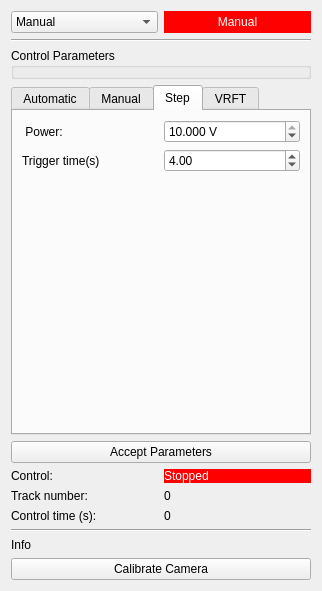
<?xml version="1.0" encoding="UTF-8"?>
<ui version="4.0">
 <class>Control</class>
 <widget class="QWidget" name="Control">
  <property name="geometry">
   <rect>
    <x>0</x>
    <y>0</y>
    <width>322</width>
    <height>591</height>
   </rect>
  </property>
  <property name="windowTitle">
   <string>Control</string>
  </property>
  <layout class="QVBoxLayout" name="verticalLayout">
   <item>
    <layout class="QHBoxLayout" name="horizontalLayout_2">
     <item>
      <widget class="QComboBox" name="btnMode">
       <item>
        <property name="text">
         <string>Manual</string>
        </property>
       </item>
       <item>
        <property name="text">
         <string>Automatic</string>
        </property>
       </item>
       <item>
        <property name="text">
         <string>Step</string>
        </property>
       </item>
       <item>
        <property name="text">
         <string>VRFT</string>
        </property>
       </item>  
      </widget>
     </item>
     <item>
      <widget class="QLabel" name="lblStatus">
       <property name="styleSheet">
        <string notr="true">background-color: rgb(255, 0, 0);
color: rgb(255, 255, 255);</string>
       </property>
       <property name="text">
        <string>Manual</string>
       </property>
       <property name="alignment">
        <set>Qt::AlignCenter</set>
       </property>
      </widget>
     </item>
    </layout>
   </item>
   <item>
    <widget class="Line" name="line_2">
     <property name="orientation">
      <enum>Qt::Horizontal</enum>
     </property>
    </widget>
   </item>
   <item>
    <widget class="QGroupBox" name="grpControl">
     <property name="title">
      <string>Control Parameters</string>
     </property>
     <layout class="QVBoxLayout" name="verticalLayout_2">
      <property name="leftMargin">
       <number>0</number>
      </property>
      <property name="topMargin">
       <number>6</number>
      </property>
      <property name="rightMargin">
       <number>6</number>
      </property>
      <property name="bottomMargin">
       <number>0</number>
      </property>
     </layout>
    </widget>
   </item>
   <item>
    <widget class="QTabWidget" name="tbParams">
     <property name="currentIndex">
      <number>2</number>
     </property>
     <widget class="QWidget" name="tab">
      <attribute name="title">
       <string>Automatic</string>
      </attribute>
      <layout class="QGridLayout" name="gridLayout_4">
       <item row="0" column="0">
        <layout class="QGridLayout" name="gridLayout_3">
         <item row="0" column="0">
          <widget class="QLabel" name="lblWidth">
           <property name="text">
            <string> Width:</string>
           </property>
          </widget>
         </item>
         <item row="0" column="1">
          <widget class="QDoubleSpinBox" name="sbWidth">
           <property name="decimals">
            <number>3</number>
           </property>
           <property name="maximum">
            <double>1000.000000000000000</double>
           </property>
           <property name="value">
            <double>3.000000000000000</double>
           </property>
          </widget>
         </item>
         <item row="4" column="0">
          <widget class="QLabel" name="lblKd">
           <property name="text">
            <string> Kd:</string>
           </property>
          </widget>
         </item>
         <item row="4" column="1">
          <widget class="QDoubleSpinBox" name="sbKd">
           <property name="enabled">
            <bool>true</bool>
           </property>
           <property name="maximum">
            <double>1000.000000000000000</double>
           </property>
          </widget>
         </item>
         <item row="2" column="1">
          <widget class="QDoubleSpinBox" name="sbKp">
           <property name="enabled">
            <bool>true</bool>
           </property>
           <property name="maximum">
            <double>1000.000000000000000</double>
           </property>
           <property name="value">
            <double>5.000000000000000</double>
           </property>
          </widget>
         </item>
         <item row="3" column="1">
          <widget class="QDoubleSpinBox" name="sbKi">
           <property name="enabled">
            <bool>true</bool>
           </property>
           <property name="maximum">
            <double>1000.000000000000000</double>
           </property>
           <property name="value">
            <double>100.000000000000000</double>
           </property>
          </widget>
         </item>
         <item row="3" column="0">
          <widget class="QLabel" name="lblKi">
           <property name="text">
            <string> Ki: </string>
           </property>
          </widget>
         </item>
         <item row="2" column="0">
          <widget class="QLabel" name="lblKp">
           <property name="text">
            <string> Kp: </string>
           </property>
          </widget>
         </item>
         <item row="7" column="1">
          <widget class="QDoubleSpinBox" name="sbTrack"/>
         </item>
         <item row="7" column="0">
          <widget class="QLabel" name="lblTrack_2">
           <property name="text">
            <string>Track lenght(s):</string>
           </property>
          </widget>
         </item>
         <item row="5" column="1">
          <widget class="Line" name="line_4">
           <property name="orientation">
            <enum>Qt::Horizontal</enum>
           </property>
          </widget>
         </item>
         <item row="5" column="0">
          <widget class="Line" name="line">
           <property name="orientation">
            <enum>Qt::Horizontal</enum>
           </property>
          </widget>
         </item>
         <item row="1" column="0">
          <widget class="Line" name="line_5">
           <property name="orientation">
            <enum>Qt::Horizontal</enum>
           </property>
          </widget>
         </item>
         <item row="1" column="1">
          <widget class="Line" name="line_6">
           <property name="orientation">
            <enum>Qt::Horizontal</enum>
           </property>
          </widget>
         </item>
         <item row="6" column="0">
          <widget class="QLabel" name="lblMode">
           <property name="text">
            <string>Mode:</string>
           </property>
          </widget>
         </item>
         <item row="6" column="1">
          <widget class="QComboBox" name="btnAuto">
           <item>
            <property name="text">
             <string>Continuous</string>
            </property>
           </item>
           <item>
            <property name="text">
             <string>Tracks</string>
            </property>
           </item>
          </widget>
         </item>
        </layout>
       </item>
      </layout>
     </widget>
     <widget class="QWidget" name="tab_2">
      <attribute name="title">
       <string>Manual</string>
      </attribute>
      <layout class="QVBoxLayout" name="verticalLayout_5">
       <item>
        <layout class="QGridLayout" name="gridLayout_2">
         <item row="0" column="1">
          <widget class="QDoubleSpinBox" name="sbPower">
           <property name="font">
            <font>
             <weight>50</weight>
             <bold>false</bold>
            </font>
           </property>
           <property name="suffix">
            <string> V</string>
           </property>
           <property name="decimals">
            <number>3</number>
           </property>
           <property name="maximum">
            <double>10.000000000000000</double>
           </property>
           <property name="singleStep">
            <double>0.100000000000000</double>
           </property>
           <property name="value">
            <double>1.000000000000000</double>
           </property>
          </widget>
         </item>
         <item row="0" column="0">
          <widget class="QLabel" name="lblPower">
           <property name="font">
            <font>
             <weight>50</weight>
             <bold>false</bold>
            </font>
           </property>
           <property name="text">
            <string> Power:</string>
           </property>
          </widget>
         </item>
         <item row="1" column="1">
          <spacer name="verticalSpacer_2">
           <property name="orientation">
            <enum>Qt::Vertical</enum>
           </property>
           <property name="sizeHint" stdset="0">
            <size>
             <width>20</width>
             <height>40</height>
            </size>
           </property>
          </spacer>
         </item>
        </layout>
       </item>
      </layout>
     </widget>
     <widget class="QWidget" name="tab_3">
      <attribute name="title">
       <string>Step</string>
      </attribute>
      <layout class="QVBoxLayout" name="verticalLayout_4">
       <item>
        <layout class="QGridLayout" name="gridLayout">
         <item row="0" column="1">
          <widget class="QDoubleSpinBox" name="sbPower_2">
           <property name="font">
            <font>
             <weight>50</weight>
             <bold>false</bold>
            </font>
           </property>
           <property name="suffix">
            <string> V</string>
           </property>
           <property name="decimals">
            <number>3</number>
           </property>
           <property name="maximum">
            <double>10.000000000000000</double>
           </property>
           <property name="singleStep">
            <double>0.100000000000000</double>
           </property>
           <property name="value">
            <double>10.000000000000000</double>
           </property>
          </widget>
         </item>
         <item row="1" column="1">
          <widget class="QDoubleSpinBox" name="sbTime">
           <property name="value">
            <double>4.000000000000000</double>
           </property>
          </widget>
         </item>
         <item row="0" column="0">
          <widget class="QLabel" name="lblPower_2">
           <property name="font">
            <font>
             <weight>50</weight>
             <bold>false</bold>
            </font>
           </property>
           <property name="text">
            <string> Power:</string>
           </property>
          </widget>
         </item>
         <item row="1" column="0">
          <widget class="QLabel" name="lblTime">
           <property name="text">
            <string>Trigger time(s)</string>
           </property>
          </widget>
         </item>
         <item row="2" column="1">
          <spacer name="verticalSpacer_3">
           <property name="orientation">
            <enum>Qt::Vertical</enum>
           </property>
           <property name="sizeHint" stdset="0">
            <size>
             <width>20</width>
             <height>40</height>
            </size>
           </property>
          </spacer>
         </item>
        </layout>
       </item>
      </layout>
     </widget>
     <widget class="QWidget" name="tab_4">
      <attribute name="title">
       <string>VRFT</string>
      </attribute>
      <layout class="QVBoxLayout" name="verticalLayout_3">
       <item>
        <layout class="QGridLayout" name="gridLayout_5"/>
       </item>
      </layout>
     </widget>
    </widget>
   </item>
   <item>
    <widget class="QPushButton" name="btnControl">
     <property name="text">
      <string>Accept Parameters</string>
     </property>
    </widget>
   </item>
   <item>
    <layout class="QGridLayout" name="gridLayout_7">
     <item row="0" column="0">
      <widget class="QLabel" name="lblControl_2">
       <property name="text">
        <string>Control:</string>
       </property>
      </widget>
     </item>
     <item row="0" column="1">
      <widget class="QLabel" name="lblControl">
       <property name="styleSheet">
        <string notr="true">background-color: rgb(255, 0, 0);
color: rgb(255, 255, 255);</string>
       </property>
       <property name="text">
        <string>Stopped</string>
       </property>
      </widget>
     </item>
     <item row="2" column="0">
      <widget class="QLabel" name="lblLenght">
       <property name="text">
        <string>Control time (s):</string>
       </property>
      </widget>
     </item>
     <item row="2" column="1">
      <widget class="QLabel" name="lblTime_2">
       <property name="text">
        <string>0</string>
       </property>
       <property name="textFormat">
        <enum>Qt::AutoText</enum>
       </property>
      </widget>
     </item>
     <item row="1" column="0">
      <widget class="QLabel" name="lblTrack">
       <property name="text">
        <string>Track number:</string>
       </property>
      </widget>
     </item>
     <item row="1" column="1">
      <widget class="QLabel" name="lblNumber">
       <property name="text">
        <string>0</string>
       </property>
      </widget>
     </item>
    </layout>
   </item>
   <item>
    <widget class="Line" name="line_3">
     <property name="orientation">
      <enum>Qt::Horizontal</enum>
     </property>
    </widget>
   </item>
   <item>
    <widget class="QLabel" name="lblInfo">
     <property name="text">
      <string>Info</string>
     </property>
     <property name="textFormat">
      <enum>Qt::RichText</enum>
     </property>
     <property name="wordWrap">
      <bool>true</bool>
     </property>
    </widget>
   </item>
   <item>
    <widget class="QPushButton" name="btnCalibrate">
     <property name="text">
      <string>Calibrate Camera</string>
     </property>
    </widget>
   </item>
  </layout>
 </widget>
 <resources/>
 <connections/>
</ui>
